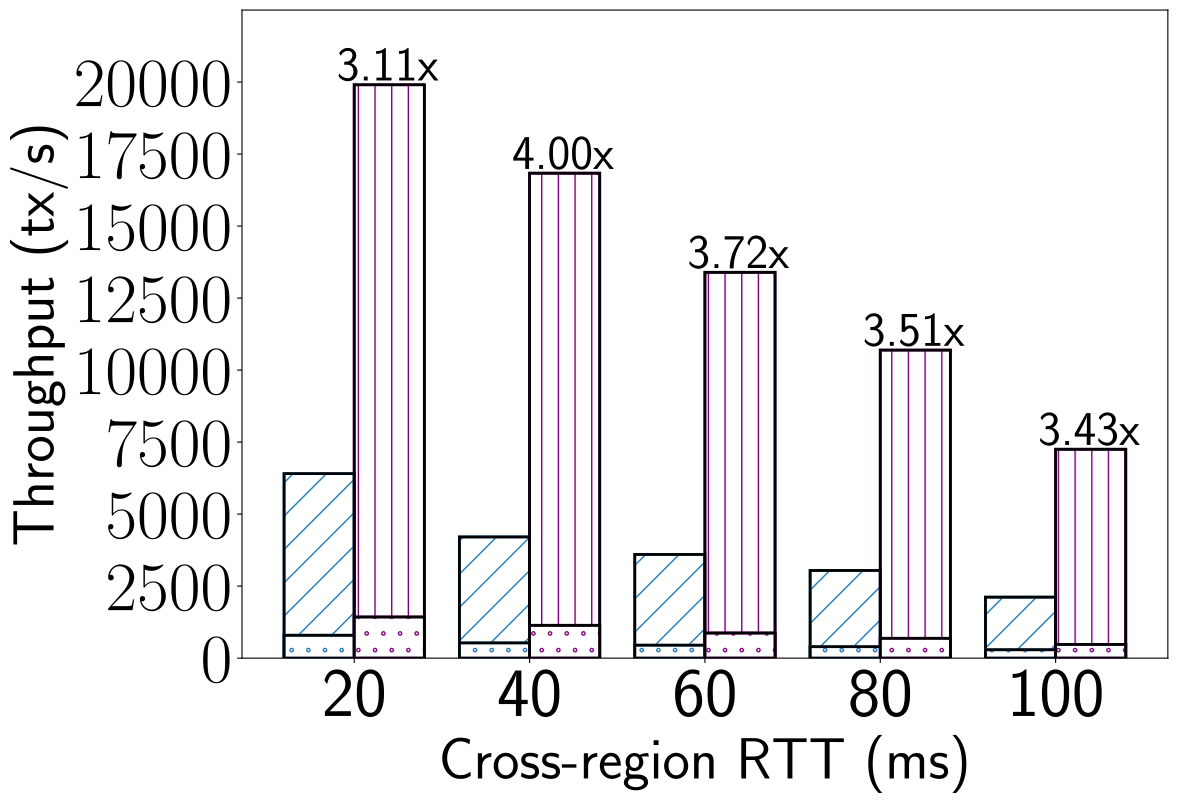

The Python source for this figure:
import numpy as np
import matplotlib.pyplot as plt
import os.path
import sys 
from config import *
size = 5
namelist = ['20','40','60','80','100']

base = np.arange(size)
xxx = [
6405,
4208,
3600,
3044,
2117
]
yyy = [
19906,
16835,
13394,
10694,
7252
]




xxx_break = [794,529,450,397,291]
yyy_break = [1429,1138,873,688,476]


total_width, n = 0.8, 2
width = total_width / n
base = base - (total_width - width) / 2
fig, ax = plt.subplots(figsize=(10,7))
hatch_tuple = [] 
bartuple=plt.bar(base, xxx,  facecolor='white', color='k',in_layout=True, edgecolor=COLOR_S1, width=width, lw=2, hatch='/', label='XXX')
hatch_tuple.append(bartuple[0])
bartuple=plt.bar(base + width, yyy,  facecolor='white', color='k',in_layout=True, edgecolor="purple", width=width, lw=2, hatch='|', label='YYY')
hatch_tuple.append(bartuple[0])

fig.tight_layout()
edge_tuple = []
bartuple = plt.bar(base, xxx,   color='none',in_layout=True, edgecolor='k', width=width, lw=2)
edge_tuple.append(bartuple[0])
bartuple = plt.bar(base+  width, yyy,   color='none',in_layout=True, edgecolor='k', width=width, lw=2)
edge_tuple.append(bartuple[0])



bottom_tuple = []

tmp = plt.bar(base, xxx_break, width=width, facecolor='white', color='k', in_layout=True, edgecolor=COLOR_S1, lw=2, hatch='.', label='XXX')
bottom_tuple.append(tmp)
plt.bar(base, xxx_break,   color='none', in_layout=True, edgecolor='k', width=width, lw=2)

tmp = plt.bar(base+width, yyy_break, width=width, facecolor='white', color='k', in_layout=True, edgecolor="purple", lw=2, hatch='.', label='YYY')
bottom_tuple.append(tmp)
plt.bar(base+width, yyy_break,   color='none', in_layout=True, edgecolor='k', width=width, lw=2)




ax.text(-0.1, (20056.00), "3.11x", fontsize=35)
ax.text(0.9, (16985.00), "4.00x", fontsize=35)
ax.text(1.9, (13544.00), "3.72x", fontsize=35)
ax.text(2.9, (10844.00), "3.51x", fontsize=35)
ax.text(3.9, (7402.00), "3.43x", fontsize=35)
ax.set_xlabel("Cross-region RTT (ms)", size=LABEL_SIZE)
ax.set_ylabel("Throughput (tx/s)", size=LABEL_SIZE)
plt.xticks(base + 0.5 * width, labels=namelist, fontsize=TICK_SIZE)
plt.yticks(np.arange(0, 22500, 2500), fontsize=TICK_SIZE)
plt.ylim((0, 22500))


name = os.path.basename(sys.argv[0])[:-2] + 'pdf'
plt.savefig(name, bbox_inches='tight')
